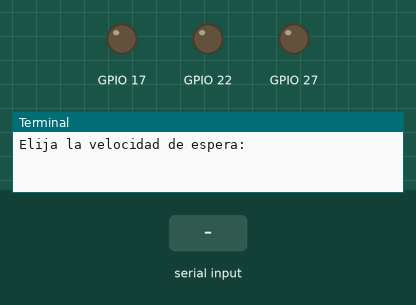
Simulated run of this program. Board: Raspberry Pi (BCM pin numbers). Parts: output pins drawn as LEDs (lit = HIGH), the last lines printed to the terminal. The test bench sets the inputs (shaded band).

Above: at 1.2 s.
1.3 s: "5" typed at the terminal, then Enter
2.8 s: "90" typed at the terminal, then Enter
At 4.2 s:
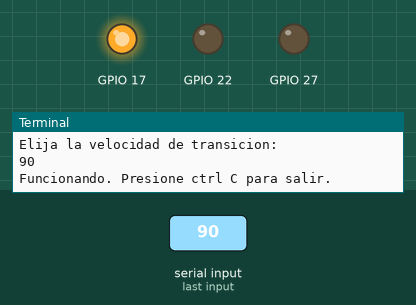
At 9.2 s:
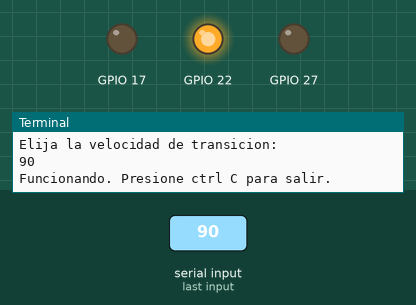
Timing chart, 0 to 10.3 s (numbered marks = the images above; inputs shaded):
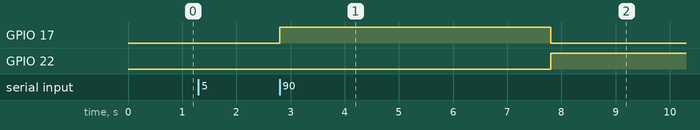

The program:

semaforo.py
```python
import RPi.GPIO as GPIO
import time

GPIO.setmode(GPIO.BCM)
GPIO.setup(27, GPIO.OUT)
GPIO.setup(17, GPIO.OUT)
GPIO.setup(22, GPIO.OUT)
estado=False
try:
    while estado==False:
        try:
            velE=float(input("Elija la velocidad de espera: "))
            velT=float(input("Elija la velocidad de transicion: "))
            estado=True
            break
        except ValueError:
            print("Escribilo en numeros")
    print("Funcionando. Presione ctrl C para salir.")
    while True:
        GPIO.output(17, True)
        time.sleep(velE)
        GPIO.output(17, False)
        GPIO.output(22, True)
        time.sleep(velT)
        GPIO.output(22, False)
        GPIO.output(27, True)
        time.sleep(velE)
        GPIO.output(27, False)
        GPIO.output(22, True)
        time.sleep(velT)
        GPIO.output(22, False)
except KeyboardInterrupt:
    print("Saliendo...")

finally:
    GPIO.cleanup()
```

Measured:
- after the input at 2.8 s, GPIO 17: LOW → HIGH at once, → LOW 5.0 s later; GPIO 22: LOW → HIGH after 5.0 s
